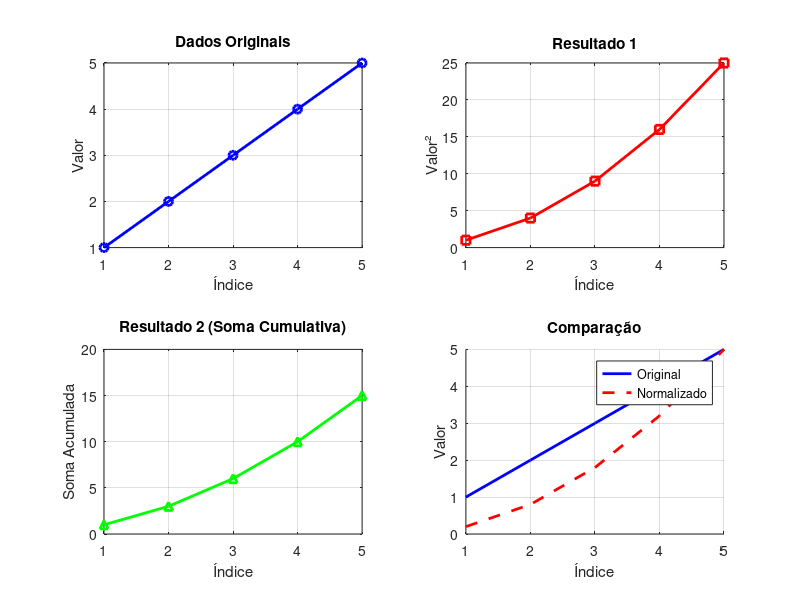

Source code (MATLAB): (Note: this script raises an error after producing the figure.)
% [TÍTULO DA ANÁLISE]
% Descrição: [Descreva brevemente o que esta análise faz]
% Autor: [Seu Nome]
% Data: [DD/MM/YYYY]
% Versão: 1.0
% 
% Dependências:
%   - GNU Octave 6.0+
%   - Pacotes: [listar pacotes necessários]
%
% Uso:
%   run('[nome_do_arquivo].m')

%% INICIALIZAÇÃO
clear all;
close all;
clc;

fprintf('=== [TÍTULO DA ANÁLISE] ===\n');
fprintf('Iniciando análise...\n\n');

%% CONFIGURAÇÕES E PARÂMETROS
% Definir parâmetros principais
PARAM1 = 10;        % [Descrição do parâmetro]
PARAM2 = 0.05;      % [Descrição do parâmetro]
SAVE_RESULTS = true; % Salvar resultados em arquivo?
SHOW_PLOTS = true;   % Mostrar gráficos?

% Configurações de plot
if SHOW_PLOTS
    set(0, 'DefaultFigureVisible', 'on');
else
    set(0, 'DefaultFigureVisible', 'off');
end

%% ENTRADA DE DADOS
fprintf('Carregando dados...\n');

% Opção 1: Dados hardcoded
dados_exemplo = [1, 2, 3, 4, 5];

% Opção 2: Carregar de arquivo
% dados = load('dados.txt');

% Opção 3: Gerar dados sintéticos
% dados = randn(100, 1);

% Validação dos dados
if isempty(dados_exemplo)
    error('Erro: Dados não encontrados ou vazios!');
end

fprintf('  ✓ %d pontos carregados\n', length(dados_exemplo));

%% ANÁLISE PRELIMINAR
fprintf('\nAnálise preliminar dos dados:\n');

% Estatísticas básicas
media = mean(dados_exemplo);
desvio = std(dados_exemplo);
minimo = min(dados_exemplo);
maximo = max(dados_exemplo);

fprintf('  Média: %.4f\n', media);
fprintf('  Desvio padrão: %.4f\n', desvio);
fprintf('  Mínimo: %.4f\n', minimo);
fprintf('  Máximo: %.4f\n', maximo);

%% PROCESSAMENTO PRINCIPAL
fprintf('\nProcessando dados...\n');

% [INSERIR SEU CÓDIGO DE ANÁLISE AQUI]
% Exemplo:
resultado1 = dados_exemplo .^ 2;
resultado2 = cumsum(dados_exemplo);

fprintf('  ✓ Processamento concluído\n');

%% VALIDAÇÃO E TESTES
fprintf('\nValidando resultados...\n');

% Verificações de sanidade
if any(isnan(resultado1))
    warning('Encontrados valores NaN no resultado1!');
end

if any(isinf(resultado2))
    warning('Encontrados valores infinitos no resultado2!');
end

fprintf('  ✓ Validação concluída\n');

%% VISUALIZAÇÃO
if SHOW_PLOTS
    fprintf('\nGerando gráficos...\n');
    
    figure(1);
    clf;
    
    % Subplot 1: Dados originais
    subplot(2,2,1);
    plot(dados_exemplo, 'b-o', 'LineWidth', 2, 'MarkerSize', 6);
    title('Dados Originais');
    xlabel('Índice');
    ylabel('Valor');
    grid on;
    
    % Subplot 2: Resultado 1
    subplot(2,2,2);
    plot(resultado1, 'r-s', 'LineWidth', 2, 'MarkerSize', 6);
    title('Resultado 1');
    xlabel('Índice');
    ylabel('Valor²');
    grid on;
    
    % Subplot 3: Resultado 2
    subplot(2,2,3);
    plot(resultado2, 'g-^', 'LineWidth', 2, 'MarkerSize', 6);
    title('Resultado 2 (Soma Cumulativa)');
    xlabel('Índice');
    ylabel('Soma Acumulada');
    grid on;
    
    % Subplot 4: Comparação
    subplot(2,2,4);
    hold on;
    plot(dados_exemplo, 'b-', 'LineWidth', 2, 'DisplayName', 'Original');
    plot(resultado1/max(resultado1)*max(dados_exemplo), 'r--', 'LineWidth', 2, 'DisplayName', 'Normalizado');
    xlabel('Índice');
    ylabel('Valor');
    title('Comparação');
    legend('Location', 'best');
    grid on;
    
    % Ajustar layout
    sgtitle('[TÍTULO DA ANÁLISE] - Resultados');
    
    fprintf('  ✓ Gráficos gerados\n');
end

%% RELATÓRIO DE RESULTADOS
fprintf('\n=== RELATÓRIO DE RESULTADOS ===\n');
fprintf('Parâmetros utilizados:\n');
fprintf('  PARAM1: %.2f\n', PARAM1);
fprintf('  PARAM2: %.4f\n', PARAM2);
fprintf('\nResultados principais:\n');
fprintf('  Média dos dados: %.4f\n', media);
fprintf('  Resultado 1 (máximo): %.4f\n', max(resultado1));
fprintf('  Resultado 2 (final): %.4f\n', resultado2(end));

%% EXPORTAÇÃO
if SAVE_RESULTS
    fprintf('\nSalvando resultados...\n');
    
    % Criar estrutura de resultados
    resultados.dados_originais = dados_exemplo;
    resultados.resultado1 = resultado1;
    resultados.resultado2 = resultado2;
    resultados.estatisticas.media = media;
    resultados.estatisticas.desvio = desvio;
    resultados.parametros.PARAM1 = PARAM1;
    resultados.parametros.PARAM2 = PARAM2;
    resultados.timestamp = datestr(now);
    
    % Salvar em formato .mat
    save('resultados_analise.mat', 'resultados');
    
    % Salvar relatório em texto
    fid = fopen('relatorio_analise.txt', 'w');
    fprintf(fid, 'RELATÓRIO DE ANÁLISE\n');
    fprintf(fid, '===================\n\n');
    fprintf(fid, 'Data/Hora: %s\n', datestr(now));
    fprintf(fid, 'Arquivo: %s\n\n', mfilename);
    fprintf(fid, 'PARÂMETROS:\n');
    fprintf(fid, '  PARAM1: %.2f\n', PARAM1);
    fprintf(fid, '  PARAM2: %.4f\n\n', PARAM2);
    fprintf(fid, 'RESULTADOS:\n');
    fprintf(fid, '  Média: %.4f\n', media);
    fprintf(fid, '  Desvio: %.4f\n', desvio);
    fprintf(fid, '  Máximo resultado1: %.4f\n', max(resultado1));
    fprintf(fid, '  Final resultado2: %.4f\n', resultado2(end));
    fclose(fid);
    
    fprintf('  ✓ Resultados salvos em:\n');
    fprintf('    - resultados_analise.mat\n');
    fprintf('    - relatorio_analise.txt\n');
end

%% FINALIZAÇÃO
fprintf('\n🎉 Análise concluída com sucesso!\n');
fprintf('Tempo total: %.2f segundos\n', toc);

% Limpar variáveis temporárias se necessário
% clear dados_exemplo resultado1 resultado2; 